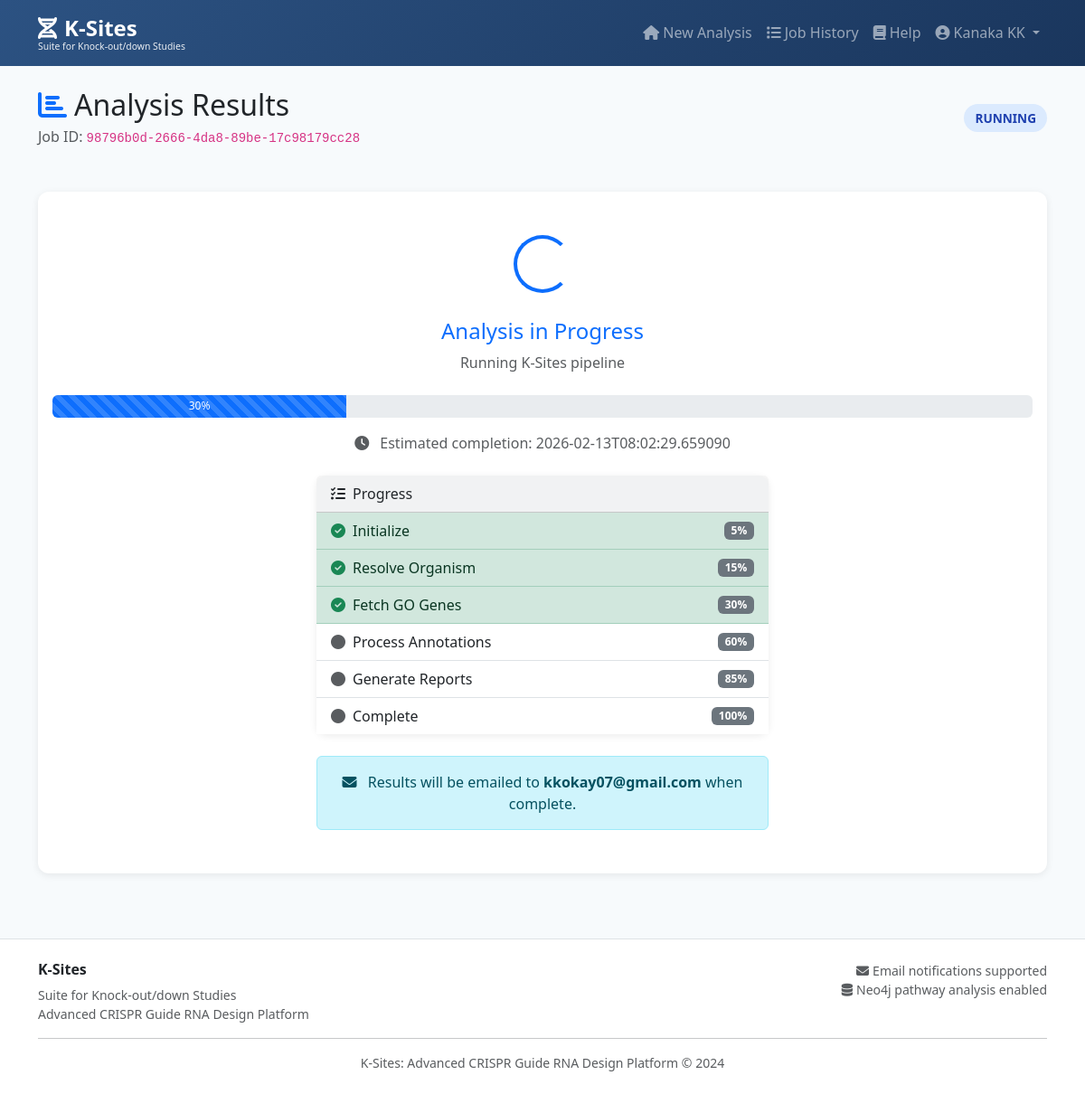
The page /results/98796b0d-2666-4da8-89be-17c98179cc28 (signed in) on the database its author committed.
### app.py (models this page shows)
class AnalysisJob(db.Model):
    __tablename__ = 'analysis_jobs'
    id = db.Column(db.String(36), primary_key=True)
    created_at = db.Column(db.DateTime, default=datetime.utcnow)
    updated_at = db.Column(db.DateTime, default=datetime.utcnow, onupdate=datetime.utcnow)
    status = db.Column(db.String(20), default='pending')
    current_step = db.Column(db.String(100))
    progress_percent = db.Column(db.Integer, default=0)
    estimated_completion = db.Column(db.DateTime)
    user_id = db.Column(db.Integer, db.ForeignKey('users.id'), nullable=True)
    user_email = db.Column(db.String(200))
    organism = db.Column(db.String(200), nullable=False)
    taxid = db.Column(db.String(20))
    go_term = db.Column(db.String(20), nullable=False)
    go_term_name = db.Column(db.String(500))
    max_genes = db.Column(db.Integer, default=10)
    max_pleiotropy = db.Column(db.Integer, default=5)
    evidence_filter = db.Column(db.String(20), default='experimental')
    use_graph = db.Column(db.Boolean, default=False)
    predict_phenotypes = db.Column(db.Boolean, default=False)
    selected_databases = db.Column(db.Text)
    total_genes_found = db.Column(db.Integer)
    genes_processed = db.Column(db.Integer)
    total_grnas = db.Column(db.Integer)
    results_path = db.Column(db.String(500))
    error_message = db.Column(db.Text)
    def to_dict(self):
        return {
            'id': self.id,
            'created_at': self.created_at.isoformat() if self.created_at else None,
            'updated_at': self.updated_at.isoformat() if self.updated_at else None,
            'status': self.status,
            'current_step': self.current_step,
            'progress_percent': self.progress_percent,
            'estimated_completion': self.estimated_completion.isoformat() if self.estimated_completion else None,
            'user_id': self.user_id,
            'user_email': self.user_email,
            'organism': self.organism,
            'taxid': self.taxid,
            'go_term': self.go_term,
            'go_term_name': self.go_term_name,
            'max_genes': self.max_genes,
            'max_pleiotropy': self.max_pleiotropy,
            'evidence_filter': self.evidence_filter,
            'use_graph': self.use_graph,
            'predict_phenotypes': self.predict_phenotypes,
            'selected_databases': json.loads(self.selected_databases) if self.selected_databases else [],
            'total_genes_found': self.total_genes_found,
            'genes_processed': self.genes_processed,
            'total_grnas': self.total_grnas,
            'results_path': self.results_path,
            'error_message': self.error_message
        }

### app.py (the view)
@app.route('/results/<job_id>')
@login_required
def view_results(job_id):
    job = AnalysisJob.query.get(job_id)
    if not job:
        return render_template('error.html', message='Job not found'), 404
    return render_template('results.html', job=job.to_dict())

### app.py (called while the page is built)
def login_required(f):
    @wraps(f)
    def decorated_function(*args, **kwargs):
        if 'user_id' not in session:
            return redirect(url_for('login', next=request.url))
        return f(*args, **kwargs)
    return decorated_function

### templates/results.html (shortened to what this page needs)
{% extends "base.html" %}
{% block content %}
<div class="d-flex justify-content-between align-items-center mb-4">
    <div>
        <h2 class="mb-1">
            <i class="fas fa-chart-bar me-2 text-primary"></i>Analysis Results
        </h2>
        <p class="text-muted mb-0">Job ID: <code>{{ job.id }}</code></p>
    </div>
    <div>
        <span class="status-badge status-{{ job.status }}" id="statusBadge">
            {{ job.status|upper }}
        </span>
    </div>
</div>
<div id="loadingState" class="py-4" style="display: {{ 'block' if job.status in ['pending', 'running'] else 'none' }};">
    <div class="card">
        <div class="card-body text-center py-5">
            <div class="mb-4">
                <div class="spinner-border text-primary" style="width: 4rem; height: 4rem;" role="status">
                </div>
            </div>
            <h4 class="text-primary mb-2">Analysis in Progress</h4>
            <p class="text-muted mb-4" id="currentStep">{{ job.current_step or 'Initializing...' }}</p>
            <div class="progress mb-3" style="height: 25px;">
                <div id="progressBar"
                     class="progress-bar progress-bar-striped progress-bar-animated"
                     role="progressbar"
                     style="width: {{ job.progress_percent or 0 }}%"
                     aria-valuenow="{{ job.progress_percent or 0 }}"
                     aria-valuemin="0"
                     aria-valuemax="100">
                    {{ job.progress_percent or 0 }}%
                </div>
            </div>
            <div id="etaDisplay" class="text-muted mb-4" style="display: {{ 'block' if job.estimated_completion else 'none' }};">
                <i class="fas fa-clock me-2"></i>
                Estimated completion: <span id="etaTime">{{ job.estimated_completion }}</span>
            </div>
            <div class="text-start mx-auto mt-4" style="max-width: 500px;">
                <div class="card bg-light">
                    <div class="card-header">
                        <i class="fas fa-tasks me-2"></i>Progress
                    </div>
                    <div class="card-body p-0">
                        <ul class="list-group list-group-flush" id="progressSteps">
                            <li class="list-group-item d-flex justify-content-between align-items-center {{ 'list-group-item-success' if job.progress_percent >= 5 else '' }}">
                                <span><i class="fas {{ 'fa-check-circle text-success' if job.progress_percent >= 5 else 'fa-circle text-muted' }} me-2"></i>Initialize</span>
                                <span class="badge bg-secondary">5%</span>
                            </li>
                            <li class="list-group-item d-flex justify-content-between align-items-center {{ 'list-group-item-success' if job.progress_percent >= 15 else '' }}">
                                <span><i class="fas {{ 'fa-check-circle text-success' if job.progress_percent >= 15 else 'fa-circle text-muted' }} me-2"></i>Resolve Organism</span>
                                <span class="badge bg-secondary">15%</span>
                            </li>
                            <li class="list-group-item d-flex justify-content-between align-items-center {{ 'list-group-item-success' if job.progress_percent >= 30 else '' }}">
                                <span><i class="fas {{ 'fa-check-circle text-success' if job.progress_percent >= 30 else 'fa-circle text-muted' }} me-2"></i>Fetch GO Genes</span>
                                <span class="badge bg-secondary">30%</span>
                            </li>
                            <li class="list-group-item d-flex justify-content-between align-items-center {{ 'list-group-item-success' if job.progress_percent >= 60 else '' }}">
                                <span><i class="fas {{ 'fa-check-circle text-success' if job.progress_percent >= 60 else 'fa-circle text-muted' }} me-2"></i>Process Annotations</span>
                                <span class="badge bg-secondary">60%</span>
                            </li>
                            <li class="list-group-item d-flex justify-content-between align-items-center {{ 'list-group-item-success' if job.progress_percent >= 85 else '' }}">
                                <span><i class="fas {{ 'fa-check-circle text-success' if job.progress_percent >= 85 else 'fa-circle text-muted' }} me-2"></i>Generate Reports</span>
                                <span class="badge bg-secondary">85%</span>
                            </li>
                            <li class="list-group-item d-flex justify-content-between align-items-center {{ 'list-group-item-success' if job.progress_percent >= 100 else '' }}">
                                <span><i class="fas {{ 'fa-check-circle text-success' if job.progress_percent >= 100 else 'fa-circle text-muted' }} me-2"></i>Complete</span>
                                <span class="badge bg-secondary">100%</span>
                            </li>
                        </ul>
                    </div>
                </div>
            </div>
            <div class="alert alert-info mt-4" style="max-width: 500px; margin: 0 auto;">
                <i class="fas fa-envelope me-2"></i>
                {% if job.user_email %}
                Results will be emailed to <strong>{{ job.user_email }}</strong> when complete.
                {% else %}
                You can leave this page and check back later. Visit <a href="/jobs">Job History</a> anytime.
                {% endif %}
            </div>
        </div>
    </div>
</div>
{% endblock %}

### templates/base.html (shortened to what this page needs)
<!DOCTYPE html>
<html lang="en">
<head>
    <link href="https://cdn.jsdelivr.net/npm/bootstrap@5.3.0/dist/css/bootstrap.min.css" rel="stylesheet">
    <link href="https://cdnjs.cloudflare.com/ajax/libs/font-awesome/6.4.0/css/all.min.css" rel="stylesheet">
</head>
<body>
    <nav class="navbar navbar-expand-lg navbar-dark">
        <div class="container">
            <a class="navbar-brand" href="/">
                <i class="fas fa-dna me-2"></i>K-Sites
                <small>Suite for Knock-out/down Studies</small>
            </a>
            <div class="collapse navbar-collapse" id="navbarNav">
                <ul class="navbar-nav ms-auto">
                    <li class="nav-item">
                        <a class="nav-link" href="/">
                            <i class="fas fa-home me-1"></i>New Analysis
                        </a>
                    </li>
                    <li class="nav-item">
                        <a class="nav-link" href="/jobs">
                            <i class="fas fa-list me-1"></i>Job History
                        </a>
                    </li>
                    <li class="nav-item">
                        <a class="nav-link" href="/help">
                            <i class="fas fa-book me-1"></i>Help
                        </a>
                    </li>
                    <li class="nav-item dropdown">
                        <a class="nav-link dropdown-toggle" href="#" id="userDropdown" role="button" data-bs-toggle="dropdown">
                            <i class="fas fa-user-circle me-1"></i>{{ session.get('user_name', 'User') }}
                        </a>
                    </li>
                </ul>
            </div>
        </div>
    </nav>
    <main class="container my-4">
        {% block content %}{% endblock %}
    </main>
    <footer class="bg-white py-4 mt-5 border-top">
        <div class="container">
            <div class="row">
                <div class="col-md-6">
                    <h6 class="fw-bold">K-Sites</h6>
                    <p class="text-muted small mb-0">Suite for Knock-out/down Studies<br>
                    Advanced CRISPR Guide RNA Design Platform</p>
                </div>
                <div class="col-md-6 text-md-end">
                    <p class="text-muted small mb-0">
                        <i class="fas fa-envelope me-1"></i>Email notifications supported<br>
                        <i class="fas fa-database me-1"></i>Neo4j pathway analysis enabled
                    </p>
                </div>
            </div>
            <hr class="my-3">
            <div class="text-center text-muted small">
                <p class="mb-0">K-Sites: Advanced CRISPR Guide RNA Design Platform &copy; 2024</p>
            </div>
        </div>
    </footer>
</body>
</html>

### templates/base.html (style rules this page uses)
:root { --primary-color: #2c5282; --secondary-color: #48bb78; --accent-color: #ed8936; --bg-light: #f7fafc; }
body { font-family: 'Segoe UI', Tahoma, Geneva, Verdana, sans-serif; background-color: var(--bg-light); }
.navbar { background: linear-gradient(135deg, var(--primary-color) 0%, #1a365d 100%); }
.navbar-brand { font-weight: 700; font-size: 1.5rem; }
.navbar-brand small { font-size: 0.65rem; font-weight: 400; opacity: 0.9; display: block; margin-top: -5px; }
.card { border: none; border-radius: 12px; box-shadow: 0 2px 8px rgba(0,0,0,0.08); transition: transform 0.2s, box-shadow 0.2s; }
.status-badge { padding: 6px 12px; border-radius: 20px; font-size: 0.85rem; font-weight: 600; }
.status-running { background-color: #dbeafe; color: #1e40af; }

### rows shown on the page
AnalysisJob: id "98796b0d-2666-4da8-89be-17c98179cc28", status "RUNNING", current_step "Running K-Sites pipeline", user_email "kkokay07@gmail.com"

### other values the page prints
{{ session.get('user_name', 'User') }} "Kanaka KK"
{{ job.progress_percent or 0 }} "30"
{{ job.estimated_completion }} "2026-02-13T08:02:29.659090"
